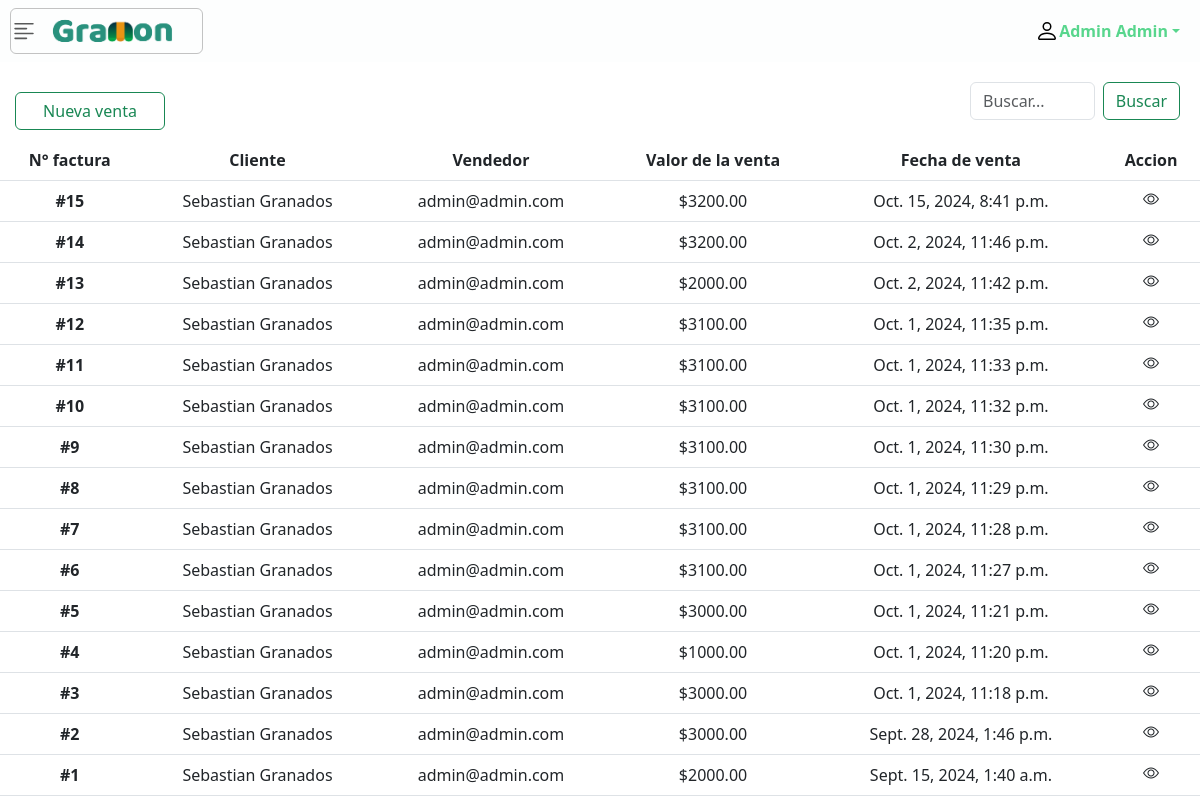
Page /history_sales/ (signed in) on the committed database.
### apps/adminusers_app/models.py (models this page shows, shortened)
class User(AbstractUser):
    GENDER_CHOICES = (
        ('Masculino', 'Masculino'),
        ('Femenino', 'Femenino')
    )
    gender = models.CharField(max_length=10, blank=True, choices=GENDER_CHOICES)
    email = models.EmailField(("email address"), unique=True)
    REQUIRED_FIELDS = ['first_name', 'last_name', 'email','is_superuser']
    full_name = models.CharField(max_length=100, default="", editable=False)
    objects = USerManager()
    def __str__(self):
        return self.email

### apps/sales_app/models.py (models this page shows, shortened)
class Sales(models.Model):
    user = models.ForeignKey(User, on_delete=models.CASCADE)
    client = models.ForeignKey(Customer, on_delete=models.CASCADE)
    products = models.ManyToManyField(Products,through='SaleProduct')
    created_at = models.DateTimeField(auto_now_add=True)
    valor_final = models.DecimalField(max_digits=99, decimal_places=2)
    pay = models.DecimalField(max_digits=99, decimal_places=0)
    change = models.DecimalField(max_digits=99, decimal_places=0,default=0)

### apps/customers_app/models.py (models this page shows, shortened)
class Customer(models.Model):
    id = models.PositiveIntegerField(primary_key=True)
    name = models.CharField(max_length=50)
    last_name = models.CharField(max_length=50)
    email = models.EmailField(max_length=254,blank=True)
    adress = models.CharField(max_length=50, blank=True)
    number = models.IntegerField()
    full_name = models.CharField(max_length=100, default="", editable=False)
    def __str__(self):
        return self.name +' '+self.last_name

### apps/sales_app/views.py (the view)
# urls.py: path('history_sales/',salesListView.as_view(), name='list_sale')
class salesListView(LoginRequiredMixin,ListView):
    model = Sales
    template_name = "sales/list_sale.html"
    context_object_name = 'history'
    ordering = ['-id']
    paginate_by = 15
    login_url = reverse_lazy('user_app:login')

### templates/sales/list_sale.html (shortened to what this page needs)
{% extends 'base.html' %}
{% load static %}
{% block head %}
    <link rel="stylesheet" href="{% static 'css/sales_css/list_sale.css' %}">
{% endblock head %}
{% block content %}
    <div class="d-flex justify-content-between align-items-center" style="width: 100%;">
        <a style="width: 150px; text-align: center; margin-top: 20px; margin-left: 15px;" class="btn btn-outline-success" role="button" href="{% url 'new_sale' %}">
            Nueva venta
        </a>
        <div class="d-flex" style="padding: 20px 20px; width: 250px;">
            <input class="form-control me-2" type="search" placeholder="Buscar..." aria-label="Search" name="search_sale" id="search_sale">
            <button class="btn btn-outline-success" id="botom_search_sale">Buscar</button>
        </div>
    </div>
    <div class="table-responsive">
        <table class="table table-hover" style="text-align: center;">
            <thead>
                <tr>
                    <th scope="col">N° factura</th>
                    <th scope="col">Cliente</th>
                    <th scope="col">Vendedor</th>
                    <th scope="col">Valor de la venta</th>
                    <th scope="col">Fecha de venta</th>
                    <th scope="colgroup">Accion</th>
                </tr>
            </thead>
            <tbody class="showResults">
                {% for venta in history%}
                <tr>
                    <th scope="row">#{{venta.id}}</th>
                    <td>{{venta.client}}</td>
                    <td>{{venta.user}}</td>
                    <td>${{venta.valor_final}}</td>
                    <td>{{venta.created_at}}</td>
                    <td style="text-align: center;">
                        <i class="bi bi-eye visualizer" data-id="{{venta.id}}"></i>
                    </td>
                </tr>
                {% endfor %}
            </tbody>
        </table>
    </div>
{% endblock content %}

### templates/includes/nav.html (shortened to what this page needs)
{% load static %}
<div class="toast-container position-fixed bottom-0 end-0 p-3" id="container-tostada">
</div>
<nav class="navbar sticky-top container-fluid" id="nav_principal">
    <button class="navbar-toggler icon_principal" data-bs-toggle="offcanvas" data-bs-target="#dropdown_menu" aria-controls="dropdown_menu">
        <img src="{% static 'img/icon-gramon.png' %}" alt="GraMon" id="icon-gramon">
    </button>
    <div class="dropdown" id="icon-user">
        <a href="#" class="d-flex align-items-center text-decoration-none dropdown-toggle title_name"
            data-bs-toggle="dropdown" aria-expanded="false">
            <img src="{% static 'img/icons/person.svg' %}" alt="User" width="24" height="24">
            <strong>{{ request.user.first_name }} {{ request.user.last_name }}</strong>
        </a>
    </div>
</nav>

### static/css/includes/nav_style.css (style rules this page uses)
#nav_principal { background-color:#FDFEFE; }
.navbar-toggler.icon_principal { background-color: transparent; padding: 0; outline: none; }
#icon-gramon { width: 180px; margin-left: -20px; }
#icon-user { margin-right: 20px; }
.title_name { color: #58D68D; }
.navbar-toggler { border: none; padding: 0; background: none; }
.icon_principal { border: 1px solid rgba(136, 136, 136, 0.5); padding-left: 5px; margin-left: 10px; }

### static/css/base.css (style rules this page uses)
html, body { margin: 0; padding: 0; height: 100%; }
.content { min-height: 100vh; display: flex; flex-direction: column; }

### static/css/sales_css/list_sale.css (style rules this page uses)
.visualizer { cursor: pointer; display: inline-flex; align-items: center; justify-content: center; padding: 0; border: none; background: none; color: inherit; transition: transform 0.2s; }

### rows in the picture
User: user.first_name "Admin", user.last_name "Admin"
Sales: id "15", client "Sebastian Granados", user "admin@admin.com", valor_final "3200.00", created_at "Oct. 15, 2024, 8:41 p.m."
Sales: id "14", client "Sebastian Granados", user "admin@admin.com", valor_final "3200.00", created_at "Oct. 2, 2024, 11:46 p.m."
Sales: id "13", client "Sebastian Granados", user "admin@admin.com", valor_final "2000.00", created_at "Oct. 2, 2024, 11:42 p.m."
Sales: id "12", client "Sebastian Granados", user "admin@admin.com", valor_final "3100.00", created_at "Oct. 1, 2024, 11:35 p.m."
Sales: id "11", client "Sebastian Granados", user "admin@admin.com", valor_final "3100.00", created_at "Oct. 1, 2024, 11:33 p.m."
Sales: id "10", client "Sebastian Granados", user "admin@admin.com", valor_final "3100.00", created_at "Oct. 1, 2024, 11:32 p.m."
Sales: id "9", client "Sebastian Granados", user "admin@admin.com", valor_final "3100.00", created_at "Oct. 1, 2024, 11:30 p.m."
Sales: id "8", client "Sebastian Granados", user "admin@admin.com", valor_final "3100.00", created_at "Oct. 1, 2024, 11:29 p.m."
Sales: id "7", client "Sebastian Granados", user "admin@admin.com", valor_final "3100.00", created_at "Oct. 1, 2024, 11:28 p.m."
Sales: id "6", client "Sebastian Granados", user "admin@admin.com", valor_final "3100.00", created_at "Oct. 1, 2024, 11:27 p.m."
Sales: id "5", client "Sebastian Granados", user "admin@admin.com", valor_final "3000.00", created_at "Oct. 1, 2024, 11:21 p.m."
Sales: id "4", client "Sebastian Granados", user "admin@admin.com", valor_final "1000.00", created_at "Oct. 1, 2024, 11:20 p.m."
Sales: id "3", client "Sebastian Granados", user "admin@admin.com", valor_final "3000.00", created_at "Oct. 1, 2024, 11:18 p.m."
Sales: id "2", client "Sebastian Granados", user "admin@admin.com", valor_final "3000.00", created_at "Sept. 28, 2024, 1:46 p.m."
Sales: id "1", client "Sebastian Granados", user "admin@admin.com", valor_final "2000.00", created_at "Sept. 15, 2024, 1:40 a.m."
